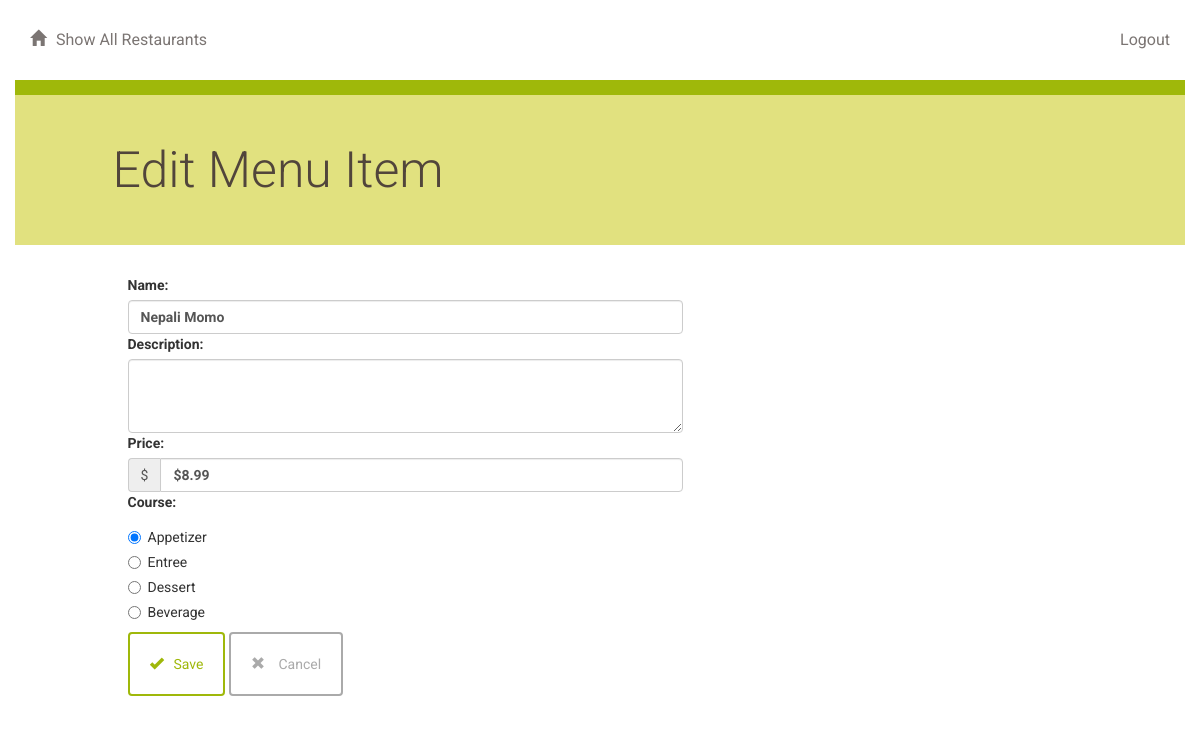
The app's page /restaurant/2/menu/12/edit (signed in) with its own data.
### project/models.py (models this page shows, shortened)
class MenuItem(db.Model):
    name = db.Column(db.String(80), nullable=False)
    id = db.Column(db.Integer, primary_key=True)
    description = db.Column(db.String(250))
    price = db.Column(db.String(8))
    course = db.Column(db.String(250))
    restaurant_id = db.Column(db.Integer, db.ForeignKey('restaurant.id'))
    restaurant = db.    relationship(Restaurant)

### project/main.py (the view)
@main.route('/restaurant/<int:restaurant_id>/menu/<int:menu_id>/edit', methods=['GET', 'POST'])
@admin_required
def editMenuItem(restaurant_id, menu_id):
    editedItem = db.session.query(MenuItem).filter_by(id=menu_id).one()
    restaurant = db.session.query(Restaurant).filter_by(id=restaurant_id).one()
    if request.method == 'POST':
        if request.form['name']:
            editedItem.name = request.form['name']
        if request.form['description']:
            editedItem.description = request.form['description']
        if request.form['price']:
            editedItem.price = request.form['price']
        if request.form['course']:
            editedItem.course = request.form['course']
        db.session.add(editedItem)
        db.session.commit()
        flash('Menu Item Successfully Edited')
        return redirect(url_for('main.showMenu', restaurant_id=restaurant_id))
    else:
        return render_template('editmenuitem.html', restaurant_id=restaurant_id, menu_id=menu_id, item=editedItem)

### project/auth.py (called while the page is built)
def admin_required(f):
    @wraps(f)
    def decorated_function(*args, **kwargs):
        if not current_user.is_admin:
            abort(403)  # Forbidden
        return f(*args, **kwargs)
    return decorated_function

### project/main.py (called while the page is built)
@login_manager.user_loader
def load_user(user_id):
    return UserAccount.query.get(int(user_id))

### project/models.py (called while the page is built)
    @property
    def is_admin(self):
        return self.role == 'admin'

### project/templates/editmenuitem.html
{% extends "main.html" %}
{% block content %}
{% include "header.html" %}
	<div class="row divider green">
		<div class="col-md-12"></div>
	</div>
	<div class="row banner menu">
		<div class="col-md-11 col-md-offset-1 padding-none">
			<h1>Edit Menu Item</h1>
		</div>
	</div>
	<div class="row">
		<div class="col-md-6 col-md-offset-1 padding-top">
			<form action="#" method = "post">
				<div class="form-group">
					<label for="name">Name:</label>
					<input type ="text" maxlength="100" class="form-control" name="name" value="{{item.name }}">
					<label for="description">Description:</label>
					<textarea class="form-control" maxlength="250" rows="3" name="description">{{item.description}}</textarea>
					<label for="price">Price:</label>
					<div class="input-group">
						<div class="input-group-addon">$</div>
						<input type ="text" maxlength="10" class="form-control" name="price" value="{{item.price}}">
					</div>
					<label for="course">Course:</label>
					<div class="radio">
					  <label>
					    <input type="radio" name="course" id="course1" value="Appetizer" {% if item.course == 'Appetizer'%}checked{%endif%}>Appetizer
					  </label>
					</div>
					<div class="radio">
					  <label>
					    <input type="radio" name="course" id="course2" value="Entree" {% if item.course == 'Entree' %}checked{%endif%}>Entree
					  </label>
					</div>
					<div class="radio">
					  <label>
					    <input type="radio" name="course" id="course3" value="Dessert" {% if item.course == 'Dessert'%}checked{%endif%}>Dessert
					  </label>
					</div>
					<div class="radio">
					  <label>
					    <input type="radio" name="course" id="course4" value="Beverage" {%if item.course =='Beverage'%}checked{%endif%}>Beverage
					  </label>
					</div>
					<button type="submit" class="btn btn-default" id="submit" type="submit">
					<span class="glyphicon glyphicon-ok" aria-hidden="true"></span>Save</button>
					<a href = '{{url_for('main.showRestaurants')}}'>
						<button class="btn btn-default delete">
						<span class="glyphicon glyphicon-remove" aria-hidden="true"></span> Cancel</button>
					</a>
				</div>
			</form>
		</div>
	</div>
{% endblock %}

### project/static/styles.css (style rules this page uses)
* { font-family: "Helvetica Neue Bold", Roboto, Helvetica, Arial, sans-serif; font-weight: 700; }
h1 { font-family: "Helvetica Neue Light", Roboto, Helvetica, Arial, sans-serif; font-size: 50px; color: #51453B; line-height: 60px; font-weight: 300; }
a { font-size: 14px; color: #0093B9; line-height: 17px; }
.padding-top { padding-top: 30px; }
.padding-none { padding: 0; }
.btn { padding: 20px; margin: 0; border-color: #9FB80A; border-width: 2px; color: #9FB80A;; }
.btn.delete { border-color: #aaaaaa; color: #aaaaaa; }
.glyphicon { margin-right: 10px; }
.divider { height: 15px; }
.divider.green { background-color: #9FB80A; }
.banner.menu { height: 150px; background-color: #E1E17F; }
.banner h1 { margin: 45px 0; }

### records on screen
MenuItem: name "Nepali Momo", price "$8.99", course "☑ Appetizer", course "☐ Entree", course "☐ Dessert", course "☐ Beverage"
